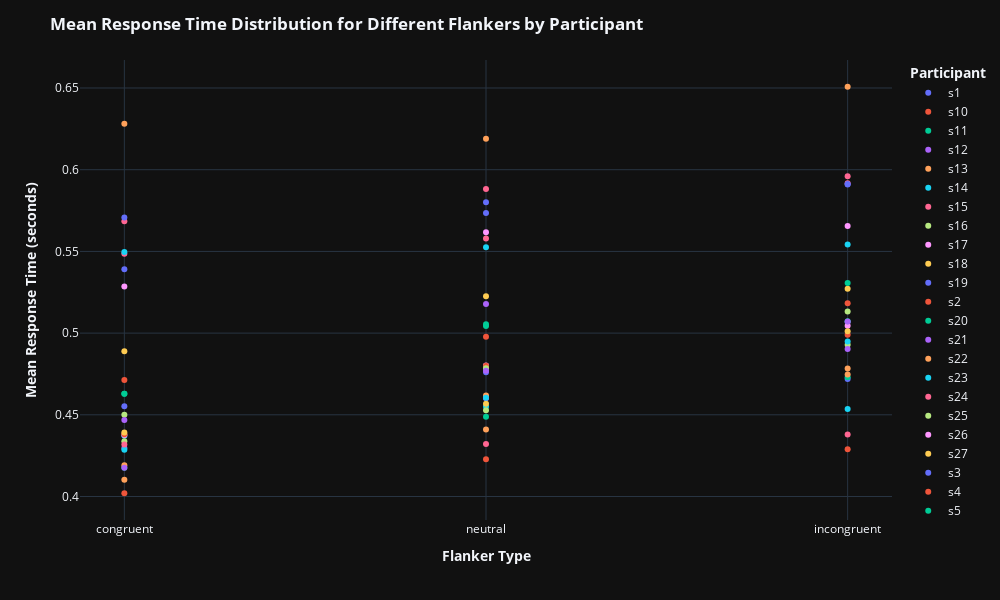

Notebook code cell kept with this figure:
### Code cell
# Set a custom template for plot appearance
px.defaults.template = "plotly_dark"

# Create a point plot with customizations
fig = px.scatter(df_avg, x='flankers', y='rt', color='participant',
                 category_orders={"flankers": ["congruent", "neutral", "incongruent"]},
                 width=1000, height=600,  # Set the plot size
                 size_max=10  # Increase the size of the points
                 )

# Update the layout for better visualization
fig.update_layout(
    title="<b>Mean Response Time Distribution for Different Flankers by Participant</b>",
    xaxis_title="<b>Flanker Type</b>",
    yaxis_title="<b>Mean Response Time (seconds)</b>",
    showlegend=True,  # Show the legend to distinguish participants
    legend_title_text="<b>Participant</b>",  # Update the legend title
)

# Show the interactive plot
fig.show()

### Figure 1 — Plotly figure (JSON) as saved in the notebook; plotly's stock layout.template omitted (floating-point values rounded to 4 significant figures)
{"data": [{"hovertemplate": "participant=s1<br>flankers=%{x}<br>rt=%{y}<extra></extra>", "legendgroup": "s1", "marker": {"color": "#636efa", "symbol": "circle"}, "mode": "markers", "name": "s1", "orientation": "v", "showlegend": true, "type": "scatter", "x": ["congruent", "incongruent", "neutral"], "xaxis": "x", "y": [0.4553, 0.4718, 0.4761], "yaxis": "y"}, {"hovertemplate": "participant=s10<br>flankers=%{x}<br>rt=%{y}<extra></extra>", "legendgroup": "s10", "marker": {"color": "#EF553B", "symbol": "circle"}, "mode": "markers", "name": "s10", "orientation": "v", "showlegend": true, "type": "scatter", "x": ["congruent", "incongruent", "neutral"], "xaxis": "x", "y": [0.4712, 0.499, 0.4978], "yaxis": "y"}, {"hovertemplate": "participant=s11<br>flankers=%{x}<br>rt=%{y}<extra></extra>", "legendgroup": "s11", "marker": {"color": "#00cc96", "symbol": "circle"}, "mode": "markers", "name": "s11", "orientation": "v", "showlegend": true, "type": "scatter", "x": ["congruent", "incongruent", "neutral"], "xaxis": "x", "y": [0.4175, 0.473, 0.4488], "yaxis": "y"}, {"hovertemplate": "participant=s12<br>flankers=%{x}<br>rt=%{y}<extra></extra>", "legendgroup": "s12", "marker": {"color": "#ab63fa", "symbol": "circle"}, "mode": "markers", "name": "s12", "orientation": "v", "showlegend": true, "type": "scatter", "x": ["congruent", "incongruent", "neutral"], "xaxis": "x", "y": [0.4298, 0.5067, 0.5178], "yaxis": "y"}, {"hovertemplate": "participant=s13<br>flankers=%{x}<br>rt=%{y}<extra></extra>", "legendgroup": "s13", "marker": {"color": "#FFA15A", "symbol": "circle"}, "mode": "markers", "name": "s13", "orientation": "v", "showlegend": true, "type": "scatter", "x": ["congruent", "incongruent", "neutral"], "xaxis": "x", "y": [0.4191, 0.4784, 0.4619], "yaxis": "y"}, {"hovertemplate": "participant=s14<br>flankers=%{x}<br>rt=%{y}<extra></extra>", "legendgroup": "s14", "marker": {"color": "#19d3f3", "symbol": "circle"}, "mode": "markers", "name": "s14", "orientation": "v", "showlegend": true, "type": "scatter", "x": ["congruent", "incongruent", "neutral"], "xaxis": "x", "y": [0.4372, 0.4535, 0.4551], "yaxis": "y"}, {"hovertemplate": "participant=s15<br>flankers=%{x}<br>rt=%{y}<extra></extra>", "legendgroup": "s15", "marker": {"color": "#FF6692", "symbol": "circle"}, "mode": "markers", "name": "s15", "orientation": "v", "showlegend": true, "type": "scatter", "x": ["congruent", "incongruent", "neutral"], "xaxis": "x", "y": [0.5486, 0.5916, 0.5579], "yaxis": "y"}, {"hovertemplate": "participant=s16<br>flankers=%{x}<br>rt=%{y}<extra></extra>", "legendgroup": "s16", "marker": {"color": "#B6E880", "symbol": "circle"}, "mode": "markers", "name": "s16", "orientation": "v", "showlegend": true, "type": "scatter", "x": ["congruent", "incongruent", "neutral"], "xaxis": "x", "y": [0.4337, 0.4929, 0.4528], "yaxis": "y"}, {"hovertemplate": "participant=s17<br>flankers=%{x}<br>rt=%{y}<extra></extra>", "legendgroup": "s17", "marker": {"color": "#FF97FF", "symbol": "circle"}, "mode": "markers", "name": "s17", "orientation": "v", "showlegend": true, "type": "scatter", "x": ["congruent", "incongruent", "neutral"], "xaxis": "x", "y": [0.4376, 0.5045, 0.4802], "yaxis": "y"}, {"hovertemplate": "participant=s18<br>flankers=%{x}<br>rt=%{y}<extra></extra>", "legendgroup": "s18", "marker": {"color": "#FECB52", "symbol": "circle"}, "mode": "markers", "name": "s18", "orientation": "v", "showlegend": true, "type": "scatter", "x": ["congruent", "incongruent", "neutral"], "xaxis": "x", "y": [0.4889, 0.5272, 0.5226], "yaxis": "y"}, {"hovertemplate": "participant=s19<br>flankers=%{x}<br>rt=%{y}<extra></extra>", "legendgroup": "s19", "marker": {"color": "#636efa", "symbol": "circle"}, "mode": "markers", "name": "s19", "orientation": "v", "showlegend": true, "type": "scatter", "x": ["congruent", "incongruent", "neutral"], "xaxis": "x", "y": [0.539, 0.5912, 0.5735], "yaxis": "y"}, {"hovertemplate": "participant=s2<br>flankers=%{x}<br>rt=%{y}<extra></extra>", "legendgroup": "s2", "marker": {"color": "#EF553B", "symbol": "circle"}, "mode": "markers", "name": "s2", "orientation": "v", "showlegend": true, "type": "scatter", "x": ["congruent", "incongruent", "neutral"], "xaxis": "x", "y": [0.4382, 0.5182, 0.48], "yaxis": "y"}, {"hovertemplate": "participant=s20<br>flankers=%{x}<br>rt=%{y}<extra></extra>", "legendgroup": "s20", "marker": {"color": "#00cc96", "symbol": "circle"}, "mode": "markers", "name": "s20", "orientation": "v", "showlegend": true, "type": "scatter", "x": ["congruent", "incongruent", "neutral"], "xaxis": "x", "y": [0.4629, 0.5073, 0.5054], "yaxis": "y"}, {"hovertemplate": "participant=s21<br>flankers=%{x}<br>rt=%{y}<extra></extra>", "legendgroup": "s21", "marker": {"color": "#ab63fa", "symbol": "circle"}, "mode": "markers", "name": "s21", "orientation": "v", "showlegend": true, "type": "scatter", "x": ["congruent", "incongruent", "neutral"], "xaxis": "x", "y": [0.4176, 0.507, 0.4602], "yaxis": "y"}, {"hovertemplate": "participant=s22<br>flankers=%{x}<br>rt=%{y}<extra></extra>", "legendgroup": "s22", "marker": {"color": "#FFA15A", "symbol": "circle"}, "mode": "markers", "name": "s22", "orientation": "v", "showlegend": true, "type": "scatter", "x": ["congruent", "incongruent", "neutral"], "xaxis": "x", "y": [0.4102, 0.4746, 0.441], "yaxis": "y"}, {"hovertemplate": "participant=s23<br>flankers=%{x}<br>rt=%{y}<extra></extra>", "legendgroup": "s23", "marker": {"color": "#19d3f3", "symbol": "circle"}, "mode": "markers", "name": "s23", "orientation": "v", "showlegend": true, "type": "scatter", "x": ["congruent", "incongruent", "neutral"], "xaxis": "x", "y": [0.5496, 0.5542, 0.5526], "yaxis": "y"}, {"hovertemplate": "participant=s24<br>flankers=%{x}<br>rt=%{y}<extra></extra>", "legendgroup": "s24", "marker": {"color": "#FF6692", "symbol": "circle"}, "mode": "markers", "name": "s24", "orientation": "v", "showlegend": true, "type": "scatter", "x": ["congruent", "incongruent", "neutral"], "xaxis": "x", "y": [0.5684, 0.596, 0.5883], "yaxis": "y"}, {"hovertemplate": "participant=s25<br>flankers=%{x}<br>rt=%{y}<extra></extra>", "legendgroup": "s25", "marker": {"color": "#B6E880", "symbol": "circle"}, "mode": "markers", "name": "s25", "orientation": "v", "showlegend": true, "type": "scatter", "x": ["congruent", "incongruent", "neutral"], "xaxis": "x", "y": [0.4501, 0.5132, 0.4784], "yaxis": "y"}, {"hovertemplate": "participant=s26<br>flankers=%{x}<br>rt=%{y}<extra></extra>", "legendgroup": "s26", "marker": {"color": "#FF97FF", "symbol": "circle"}, "mode": "markers", "name": "s26", "orientation": "v", "showlegend": true, "type": "scatter", "x": ["congruent", "incongruent", "neutral"], "xaxis": "x", "y": [0.5285, 0.5655, 0.5618], "yaxis": "y"}, {"hovertemplate": "participant=s27<br>flankers=%{x}<br>rt=%{y}<extra></extra>", "legendgroup": "s27", "marker": {"color": "#FECB52", "symbol": "circle"}, "mode": "markers", "name": "s27", "orientation": "v", "showlegend": true, "type": "scatter", "x": ["congruent", "incongruent", "neutral"], "xaxis": "x", "y": [0.4392, 0.5011, 0.4568], "yaxis": "y"}, {"hovertemplate": "participant=s3<br>flankers=%{x}<br>rt=%{y}<extra></extra>", "legendgroup": "s3", "marker": {"color": "#636efa", "symbol": "circle"}, "mode": "markers", "name": "s3", "orientation": "v", "showlegend": true, "type": "scatter", "x": ["congruent", "incongruent", "neutral"], "xaxis": "x", "y": [0.5708, 0.591, 0.58], "yaxis": "y"}, {"hovertemplate": "participant=s4<br>flankers=%{x}<br>rt=%{y}<extra></extra>", "legendgroup": "s4", "marker": {"color": "#EF553B", "symbol": "circle"}, "mode": "markers", "name": "s4", "orientation": "v", "showlegend": true, "type": "scatter", "x": ["congruent", "incongruent", "neutral"], "xaxis": "x", "y": [0.402, 0.4289, 0.4228], "yaxis": "y"}, {"hovertemplate": "participant=s5<br>flankers=%{x}<br>rt=%{y}<extra></extra>", "legendgroup": "s5", "marker": {"color": "#00cc96", "symbol": "circle"}, "mode": "markers", "name": "s5", "orientation": "v", "showlegend": true, "type": "scatter", "x": ["congruent", "incongruent", "neutral"], "xaxis": "x", "y": [0.4629, 0.5307, 0.5043], "yaxis": "y"}, {"hovertemplate": "participant=s6<br>flankers=%{x}<br>rt=%{y}<extra></extra>", "legendgroup": "s6", "marker": {"color": "#ab63fa", "symbol": "circle"}, "mode": "markers", "name": "s6", "orientation": "v", "showlegend": true, "type": "scatter", "x": ["congruent", "incongruent", "neutral"], "xaxis": "x", "y": [0.4468, 0.4903, 0.477], "yaxis": "y"}, {"hovertemplate": "participant=s7<br>flankers=%{x}<br>rt=%{y}<extra></extra>", "legendgroup": "s7", "marker": {"color": "#FFA15A", "symbol": "circle"}, "mode": "markers", "name": "s7", "orientation": "v", "showlegend": true, "type": "scatter", "x": ["congruent", "incongruent", "neutral"], "xaxis": "x", "y": [0.6282, 0.6508, 0.619], "yaxis": "y"}, {"hovertemplate": "participant=s8<br>flankers=%{x}<br>rt=%{y}<extra></extra>", "legendgroup": "s8", "marker": {"color": "#19d3f3", "symbol": "circle"}, "mode": "markers", "name": "s8", "orientation": "v", "showlegend": true, "type": "scatter", "x": ["congruent", "incongruent", "neutral"], "xaxis": "x", "y": [0.4286, 0.4949, 0.4605], "yaxis": "y"}, {"hovertemplate": "participant=s9<br>flankers=%{x}<br>rt=%{y}<extra></extra>", "legendgroup": "s9", "marker": {"color": "#FF6692", "symbol": "circle"}, "mode": "markers", "name": "s9", "orientation": "v", "showlegend": true, "type": "scatter", "x": ["congruent", "incongruent", "neutral"], "xaxis": "x", "y": [0.4318, 0.4379, 0.4322], "yaxis": "y"}], "layout": {"height": 600, "legend": {"title": {"text": "<b>Participant</b>"}, "tracegroupgap": 0}, "margin": {"t": 60}, "showlegend": true, "title": {"text": "<b>Mean Response Time Distribution for Different Flankers by Participant</b>"}, "width": 1000, "xaxis": {"anchor": "y", "categoryarray": ["congruent", "neutral", "incongruent"], "categoryorder": "array", "domain": [0, 1], "title": {"text": "<b>Flanker Type</b>"}}, "yaxis": {"anchor": "x", "domain": [0, 1], "title": {"text": "<b>Mean Response Time (seconds)</b>"}}}}
